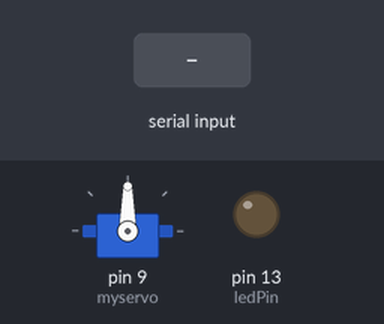
A sketch run on a simulated Arduino Uno, built with avr-gcc and run on an emulated ATmega328P. On the bench: servo, output pins drawn as LEDs (lit = HIGH). Inputs (shaded band) come from the test bench.

Above: at 1.2 s.
1.3 s: "1" received over Serial
At 2.3 s:
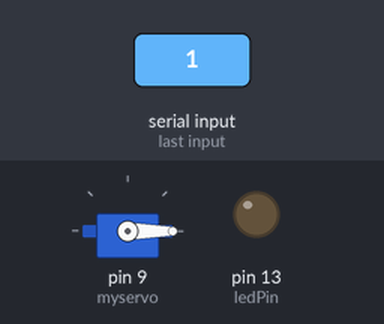
2.8 s: "0" received over Serial
At 3.5 s:
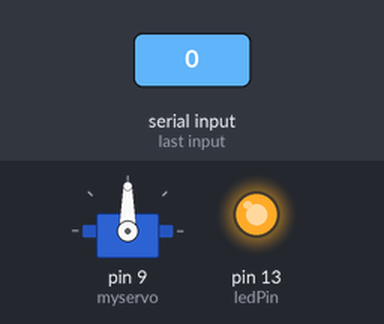
Timing chart, 0 to 5.8 s (numbered marks = the images above; inputs shaded):
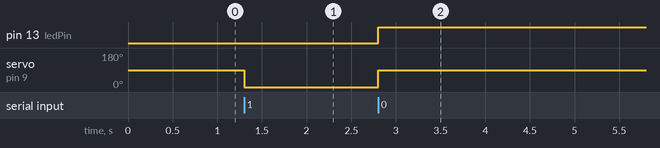

The sketch:

Ard-servo.ino
```cpp
#include <Servo.h>

Servo myservo;
const int ledPin = 13; // Pin number for the onboard LED

void setup() {
  myservo.attach(9);
  Serial.begin(9600); // Initialize serial communication
  pinMode(ledPin, OUTPUT); // Set the LED pin as an output
}

void loop() {
  if (Serial.available() > 0) {
    char receivedChar = Serial.read(); // Read a character from serial communication

    if (receivedChar == '1') {
      myservo.write(0);
      digitalWrite(ledPin, LOW); // Turn on the LED
    } else if (receivedChar == '0') {
      myservo.write(90);
      digitalWrite(ledPin, HIGH); // Turn off the LED
    }
  }
}
```

Measured:
- after the input at 1.3 s, servo on pin 9 (myservo): 90° → 0° at once
- after the input at 2.8 s, pin 13 (ledPin): LOW → HIGH at once; servo on pin 9 (myservo): 0° → 90° at once
